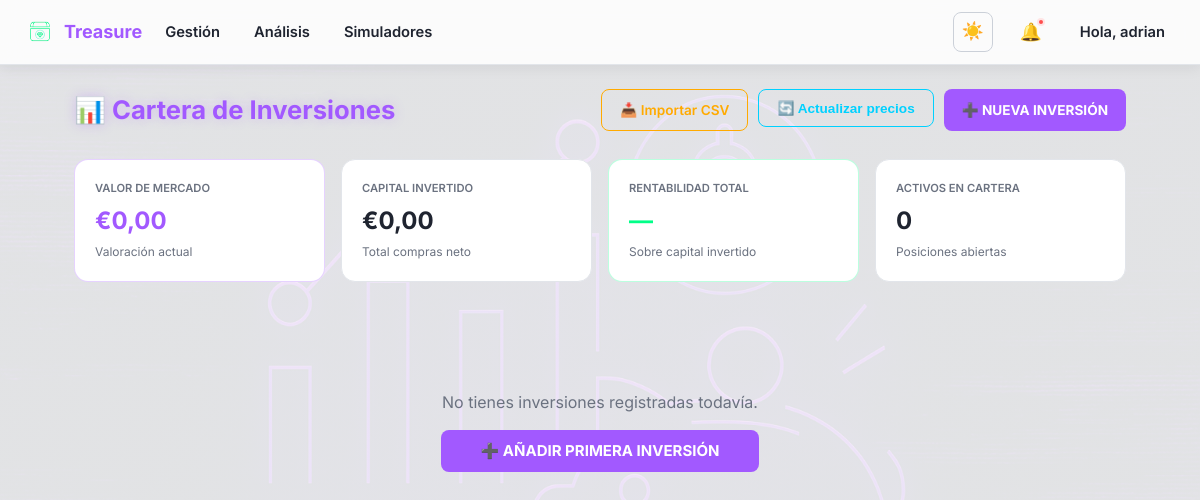
/finanzas/inversiones/ (signed in), run on an earlier commit of the app's database.
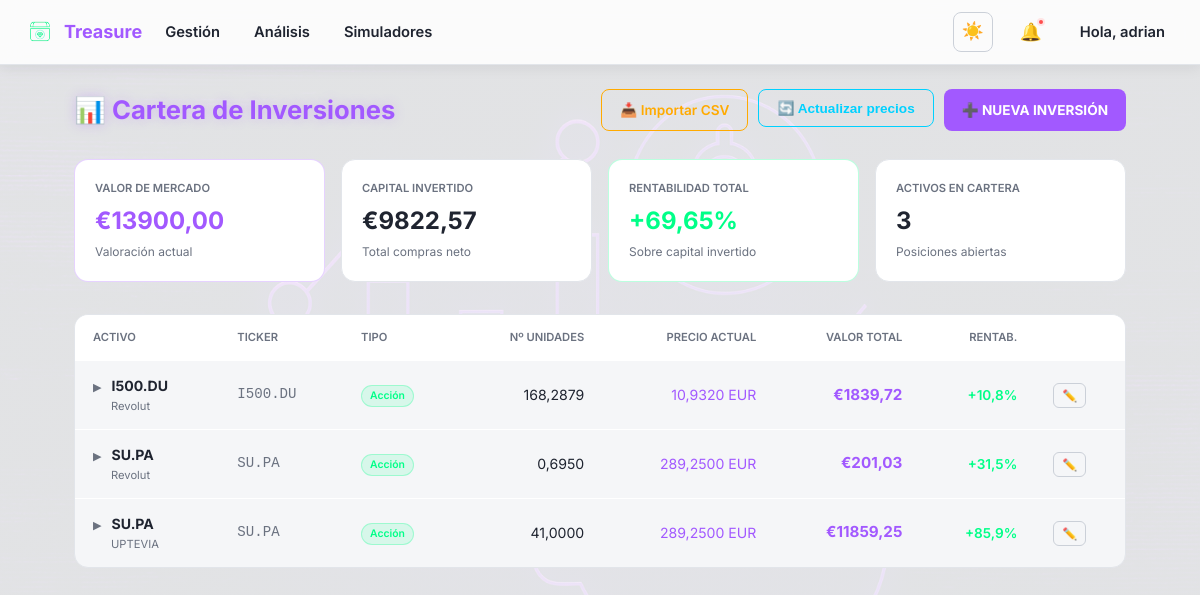
And on a later commit of the database.
### finanzas/models.py (models this page shows, shortened)
class Inversion(models.Model):
    usuario = models.ForeignKey(User, on_delete=models.CASCADE)
    nombre = models.CharField(max_length=100)
    ticker = models.CharField(max_length=20, blank=True, null=True)
    tipo = models.CharField(max_length=30, choices=TIPOS_INVERSION)
    moneda = models.CharField(max_length=10, default="EUR")
    plataforma = models.CharField(max_length=100, blank=True, null=True)
    cantidad_actual = models.DecimalField(
        max_digits=20, decimal_places=8, default=0,
        help_text="Cantidad actual de activos"
    )
    actualizable = models.BooleanField(
        default=True,
        help_text="Si está marcado, se actualizará el valor automáticamente vía API"
    )
    fondo = models.ForeignKey(
        'FondoFamiliar', on_delete=models.SET_NULL,
        null=True, blank=True, related_name='inversiones',
        help_text="Fondo de inversión al que pertenece este activo.",
    )
    fecha_creacion = models.DateField(auto_now_add=True)
    @property
    def valor_total_actual(self):
        try:
            valor_unitario = self.valor_actual.valor_unitario
        except AttributeError:
            return 0
        return round(valor_unitario * self.total_activos, 2)
    @property
    def total_activos(self):
        return self.movimientos.aggregate(
            total=models.Sum(
                models.Case(
                    models.When(tipo='COMPRA', then='cantidad'),
                    models.When(tipo='VENTA', then=-1 * models.F('cantidad')),
                    default=0,
                    output_field=models.DecimalField()
                )
            )
        )['total'] or 0
    @property
    def valor_aportado(self):
        return self.movimientos.filter(tipo='COMPRA').aggregate(
            total=models.Sum(models.F('cantidad') * models.F('precio_unitario'))
        )['total'] or 0
    @property
    def precio_medio_compra(self):
        result = self.movimientos.filter(tipo='COMPRA').aggregate(
            total_invertido=models.Sum(models.F('cantidad') * models.F('precio_unitario')),
            total_unidades=models.Sum('cantidad')
        )
        total_unidades = result['total_unidades'] or Decimal('0')
        total_invertido = result['total_invertido'] or Decimal('0')
        if total_unidades > 0:
            return round(total_invertido / total_unidades, 8)
        return Decimal('0')
    @property
    def coste_base_actual(self):
        return round(self.total_activos * self.precio_medio_compra, 2)
    @property
    def rentabilidad_latente_pct(self):
        base = self.coste_base_actual
        if base > 0:
            return round(float((self.valor_total_actual - base) / base * 100), 2)
        return None
    @property
    def ganancia_realizada(self):
        movimientos = list(self.movimientos.filter(
            tipo__in=['COMPRA', 'VENTA']
        ).order_by('fecha', 'id'))
        total_invertido = Decimal('0')
        total_unidades = Decimal('0')
        ganancia = Decimal('0')
        for m in movimientos:
            if m.tipo == 'COMPRA':
                total_invertido += m.cantidad * m.precio_unitario
                total_unidades += m.cantidad
            else:
                pmc = round(total_invertido / total_unidades, 8) if total_unidades > 0 else Decimal('0')
                ganancia += (m.precio_unitario - pmc) * m.cantidad - m.comision
        return round(ganancia, 2)

class ValorActualInversion(models.Model):
    inversion = models.OneToOneField(Inversion, on_delete=models.CASCADE, related_name='valor_actual')
    valor_unitario = models.DecimalField(max_digits=20, decimal_places=8)
    fecha_actualizacion = models.DateTimeField(auto_now=True)
    fuente = models.CharField(max_length=100, blank=True, null=True)

### finanzas/views.py (the view)
# urls.py: path('inversiones/', views.InversionListView.as_view(), name='listar'),
class InversionListView(LoginRequiredMixin, ListView):
    model = Inversion
    template_name = 'inversiones/inversion_list.html'
    context_object_name = 'inversiones'
    def get_queryset(self):
        return Inversion.objects.filter(usuario=self.request.user)
    def get_context_data(self, **kwargs):
        context = super().get_context_data(**kwargs)
        inversiones = context['inversiones']
        inv_data = []
        for inv in inversiones:
            try:
                valor_unitario = inv.valor_actual.valor_unitario
            except AttributeError:
                valor_unitario = None
            cantidad = inv.total_activos
            valor_total = inv.valor_total_actual
            coste_base = inv.coste_base_actual
            rentabilidad = inv.rentabilidad_latente_pct
            ganancia_real = inv.ganancia_realizada
            inv_data.append({
                'inv': inv,
                'valor_unitario': valor_unitario,
                'valor_total': valor_total,
                'cantidad': cantidad,
                'coste_base': coste_base,
                'rentabilidad': rentabilidad,
                'ganancia_realizada': ganancia_real,
                'movimientos': [
                    {
                        'id': m.id,
                        'fecha': m.fecha,
                        'tipo': m.tipo,
                        'cantidad': m.cantidad,
                        'precio_unitario': m.precio_unitario,
                        'comision': m.comision,
                        'coste_total': (m.cantidad * m.precio_unitario) + m.comision,
                    }
                    for m in inv.movimientos.order_by('-fecha')
                ],
            })
        total_valor_actual = sum(d['valor_total'] for d in inv_data)
        total_coste_base = sum(d['coste_base'] for d in inv_data)
        total_aportado = sum(inv.valor_aportado for inv in inversiones)
        total_ganancia_realizada = sum(d['ganancia_realizada'] for d in inv_data)
        rentabilidad_total = 0
        if total_coste_base > 0:
            rentabilidad_total = float((total_valor_actual - total_coste_base) / total_coste_base * 100)
        context.update({
            'inv_data': inv_data,
            'total_valor_actual': total_valor_actual,
            'total_coste_base': total_coste_base,
            'total_aportado': total_aportado,
            'total_ganancia_realizada': total_ganancia_realizada,
            'rentabilidad_total': rentabilidad_total,
        })
        return context

### templates/inversiones/inversion_list.html (shortened to what this page needs)
{% extends "base.html" %}
{% block body_class %}dashboard-background{% endblock %}
{% block content %}
<div class="inv-wrap">
    <div class="inv-header">
        <h1>📊 Cartera de Inversiones</h1>
        <div style="display: flex; gap: 10px; flex-wrap: wrap;">
            <a href="{% url 'finanzas:importar_csv' %}"
               style="font-size: 0.85rem; padding: 10px 18px; background: transparent;
                      border: 1px solid #ffaa00; color: #ffaa00; border-radius: 8px;
                      text-decoration: none; font-weight: 600;">
                📥 Importar CSV
            </a>
            <form method="post" action="{% url 'finanzas:actualizar_precios' %}" style="display:inline;">
                <button type="submit"
                        style="font-size: 0.85rem; padding: 10px 18px; background: transparent;
                               border: 1px solid #00d1ff; color: #00d1ff; border-radius: 8px;
                               font-weight: 600; cursor: pointer;">
                    🔄 Actualizar precios
                </button>
            </form>
            <a href="{% url 'finanzas:crear' %}" class="btn btn-primary"
               style="font-size: 0.85rem; padding: 10px 18px;">
                ➕ Nueva inversión
            </a>
        </div>
    </div>
    <div class="inv-kpi-grid">
        <div class="inv-kpi" style="border-color: #a259ff44;">
            <div class="label">Valor de mercado</div>
            <div class="valor" style="color: #a259ff;">€{{ total_valor_actual|floatformat:2 }}</div>
            <div class="sub">Valoración actual</div>
        </div>
        <div class="inv-kpi" style="border-color: var(--border);">
            <div class="label">Capital invertido</div>
            <div class="valor" style="color: var(--text-color);">€{{ total_aportado|floatformat:2 }}</div>
            <div class="sub">Total compras neto</div>
        </div>
        <div class="inv-kpi" style="border-color: {% if rentabilidad_total >= 0 %}#00ff8844{% else %}#ff4d4d44{% endif %};">
            <div class="label">Rentabilidad total</div>
            <div class="valor {% if rentabilidad_total >= 0 %}pos{% else %}neg{% endif %}">
                {% if total_aportado > 0 %}
                    {% if rentabilidad_total >= 0 %}+{% endif %}{{ rentabilidad_total|floatformat:2 }}%
                {% else %}
                    —
                {% endif %}
            </div>
            <div class="sub">Sobre capital invertido</div>
        </div>
        <div class="inv-kpi" style="border-color: var(--border);">
            <div class="label">Activos en cartera</div>
            <div class="valor" style="color: var(--text-color);">{{ inv_data|length }}</div>
            <div class="sub">Posiciones abiertas</div>
        </div>
    </div>
    {% if inv_data %}
    <div class="inv-table-wrap">
        <table class="inv-table">
            <thead>
                <tr>
                    <th>Activo</th>
                    <th>Ticker</th>
                    <th>Tipo</th>
                    <th class="right">Nº unidades</th>
                    <th class="right">Precio actual</th>
                    <th class="right">Valor total</th>
                    <th class="right">Rentab.</th>
                    <th></th>
                </tr>
            </thead>
            <tbody>
                {% for item in inv_data %}
                <tr class="activo-row" onclick="toggleHistorico({{ forloop.counter }})"
                    id="fila-{{ forloop.counter }}">
                    <td>
                        <span class="chevron-ico">▶</span>
                        <strong style="color: var(--text-color);">{{ item.inv.nombre }}</strong>
                        {% if item.inv.plataforma %}
                        <div style="font-size: 0.7rem; color: var(--muted); margin-top: 2px; padding-left: 18px;">
                            {{ item.inv.plataforma }}
                        </div>
                        {% endif %}
                    </td>
                    <td style="color: var(--muted); font-family: monospace;">
                        {{ item.inv.ticker|default:"—" }}
                    </td>
                    <td>
                        <span class="badge-tipo badge-{{ item.inv.tipo }}">
                            {{ item.inv.get_tipo_display }}
                        </span>
                    </td>
                    <td class="right" style="color: var(--text-color);">
                        {{ item.cantidad|floatformat:4 }}
                    </td>
                    <td class="right">
                        {% if item.valor_unitario %}
                            <span style="color: #a259ff;">
                                {{ item.valor_unitario|floatformat:4 }} {{ item.inv.moneda }}
                            </span>
                        {% else %}
                            <span style="color: var(--border-strong);">—</span>
                        {% endif %}
                    </td>
                    <td class="right">
                        {% if item.valor_total %}
                            <strong style="color: #a259ff; font-size: 0.95rem;">
                                €{{ item.valor_total|floatformat:2 }}
                            </strong>
                        {% else %}
                            <span style="color: var(--border-strong);">—</span>
                        {% endif %}
                    </td>
                    <td class="right">
                        {% if item.rentabilidad is not None %}
                            <span class="{% if item.rentabilidad >= 0 %}pos{% else %}neg{% endif %}"
                                  style="font-weight: 600; font-size: 0.85rem;">
                                {% if item.rentabilidad >= 0 %}+{% endif %}{{ item.rentabilidad|floatformat:1 }}%
                            </span>
                        {% else %}
                            <span style="color: var(--border-strong);">—</span>
                        {% endif %}
                    </td>
                    <td>
                        <a href="{% url 'finanzas:editar' item.inv.id %}"
                           onclick="event.stopPropagation()"
                           style="font-size: 0.75rem; color: var(--muted); text-decoration: none;
                                  padding: 4px 8px; border: 1px solid var(--border-strong); border-radius: 6px;">✏️</a>
                    </td>
                </tr>
                {% endfor %}
            </tbody>
        </table>
    </div>
    {% else %}
    <div class="inv-empty">
        <p>No tienes inversiones registradas todavía.</p>
        <a href="{% url 'finanzas:crear' %}" class="btn btn-primary">➕ Añadir primera inversión</a>
    </div>
    {% endif %}
</div>
{% endblock %}

### templates/base.html (shortened to what this page needs)
{% load static %}
<!DOCTYPE html>
<html lang="es">
<head>
    <link rel="stylesheet" href="{% static 'css/main.css' %}">
</head>
<body class="{% block body_class %}{% endblock %}">
    {% if request.user.is_authenticated and not hide_navbar %}
    <nav class="navbar">
        <div class="navbar-left">
            <a href="{% url 'dashboard' %}" style="display: flex; align-items: center; gap: 8px; text-decoration: none;">
                <img src="{% static 'img/logo_treasure_3.png' %}" class="nav-logo" alt="Treasure Logo">
                <span class="nav-title">Treasure</span>
            </a>
            <div class="nav-user-dropdown">
                <span class="nav-user-toggle">Gestión</span>
            </div>
            <div class="nav-user-dropdown">
                <span class="nav-user-toggle">Análisis</span>
            </div>
            <div class="nav-user-dropdown">
                <span class="nav-user-toggle">Simuladores</span>
            </div>
        </div>
        <div class="navbar-right">
            <button type="button" class="theme-toggle" aria-label="Cambiar tema" title="Cambiar tema claro/oscuro">
                <span class="icon-light" aria-hidden="true">☀️</span>
            </button>
            <div class="nav-bell-wrap">
                <button type="button" class="nav-bell" id="nav-bell-btn" aria-label="Notificaciones" title="Notificaciones">
                    🔔
                    <span class="nav-bell-dot" id="nav-bell-dot"></span>
                </button>
            </div>
            <div class="nav-user-dropdown">
                <span class="nav-user-toggle">
                    Hola, <span class="nav-username">{{ request.user.first_name|default:request.user.username }}</span>
                </span>
            </div>
        </div>
    </nav>
    {% endif %}
    {% block content %}
    {% endblock %}
</body>
</html>

What changed in the data, as far as the page shows it:
added Inversion: inv.nombre "I500.DU", inv.plataforma "Revolut", inv.ticker "I500.DU", inv.tipo "Acción", cantidad "168,2879", valor_unitario "10,9320", inv.moneda "EUR", valor_total "1839,72", rentabilidad "10,8"
added Inversion: inv.nombre "SU.PA", inv.plataforma "Revolut", inv.ticker "SU.PA", inv.tipo "Acción", cantidad "0,6950", valor_unitario "289,2500", inv.moneda "EUR", valor_total "201,03", rentabilidad "31,5"
added Inversion: inv.nombre "SU.PA", inv.plataforma "UPTEVIA", inv.ticker "SU.PA", inv.tipo "Acción", cantidad "41,0000", valor_unitario "289,2500", inv.moneda "EUR", valor_total "11859,25", rentabilidad "85,9"
Also different on the page:
{{ total_valor_actual|floatformat:2 }}: "0,00" → "13900,00"
{{ total_aportado|floatformat:2 }}: "0,00" → "9822,57"
{{ rentabilidad_total|floatformat:2 }}: (not shown) → "69,65"
{{ inv_data|length }}: "0" → "3"
text no longer shown: "— No tienes inversiones registradas todavía. ➕ AÑADIR PRIMERA INVERSIÓN"
text now shown: "+ % ACTIVO TICKER TIPO Nº UNIDADES PRECIO ACTUAL VALOR TOTAL RENTAB."
